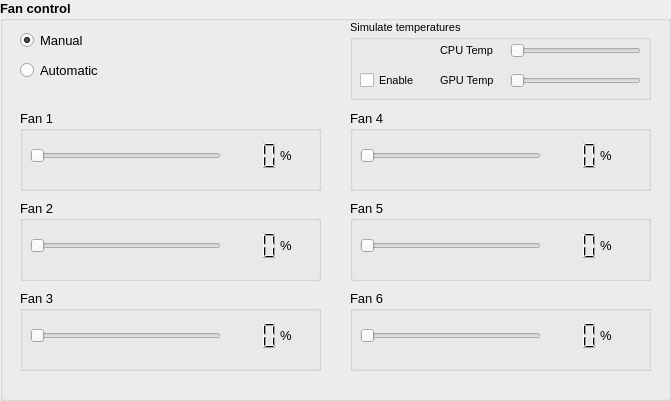
        <widget class="QGroupBox" name="groupBoxFanControl">
         <property name="geometry">
          <rect>
           <x>10</x>
           <y>220</y>
           <width>671</width>
           <height>401</height>
          </rect>
         </property>
         <property name="font">
          <font>
           <pointsize>10</pointsize>
           <weight>75</weight>
           <bold>true</bold>
          </font>
         </property>
         <property name="title">
          <string>Fan control</string>
         </property>
         <widget class="QRadioButton" name="radioButtonManual">
          <property name="geometry">
           <rect>
            <x>20</x>
            <y>30</y>
            <width>131</width>
            <height>20</height>
           </rect>
          </property>
          <property name="font">
           <font>
            <pointsize>10</pointsize>
            <weight>50</weight>
            <bold>false</bold>
           </font>
          </property>
          <property name="text">
           <string>Manual</string>
          </property>
          <property name="checked">
           <bool>true</bool>
          </property>
         </widget>
         <widget class="QRadioButton" name="radioButtonAutomatic">
          <property name="enabled">
           <bool>true</bool>
          </property>
          <property name="geometry">
           <rect>
            <x>20</x>
            <y>50</y>
            <width>141</width>
            <height>41</height>
           </rect>
          </property>
          <property name="font">
           <font>
            <pointsize>10</pointsize>
            <weight>50</weight>
            <bold>false</bold>
           </font>
          </property>
          <property name="text">
           <string>Automatic</string>
          </property>
         </widget>
         <widget class="QGroupBox" name="groupBoxFan1">
          <property name="geometry">
           <rect>
            <x>20</x>
            <y>110</y>
            <width>301</width>
            <height>81</height>
           </rect>
          </property>
          <property name="font">
           <font>
            <pointsize>10</pointsize>
            <weight>50</weight>
            <bold>false</bold>
           </font>
          </property>
          <property name="title">
           <string>Fan 1</string>
          </property>
          <widget class="QLabel" name="label_152">
           <property name="geometry">
            <rect>
             <x>260</x>
             <y>30</y>
             <width>21</width>
             <height>31</height>
            </rect>
           </property>
           <property name="font">
            <font>
             <pointsize>10</pointsize>
            </font>
           </property>
           <property name="text">
            <string>%</string>
           </property>
          </widget>
          <widget class="QSlider" name="horizontalSliderFan1">
           <property name="geometry">
            <rect>
             <x>10</x>
             <y>30</y>
             <width>191</width>
             <height>31</height>
            </rect>
           </property>
           <property name="maximum">
            <number>100</number>
           </property>
           <property name="singleStep">
            <number>1</number>
           </property>
           <property name="pageStep">
            <number>5</number>
           </property>
           <property name="value">
            <number>0</number>
           </property>
           <property name="orientation">
            <enum>Qt::Horizontal</enum>
           </property>
           <property name="tickPosition">
            <enum>QSlider::NoTicks</enum>
           </property>
           <property name="tickInterval">
            <number>0</number>
           </property>
          </widget>
          <widget class="QLCDNumber" name="lcdNumberFan1">
           <property name="geometry">
            <rect>
             <x>210</x>
             <y>30</y>
             <width>51</width>
             <height>31</height>
            </rect>
           </property>
           <property name="font">
            <font>
             <weight>50</weight>
             <bold>false</bold>
            </font>
           </property>
           <property name="frameShape">
            <enum>QFrame::NoFrame</enum>
           </property>
           <property name="digitCount">
            <number>3</number>
           </property>
           <property name="value" stdset="0">
            <double>0.000000000000000</double>
           </property>
           <property name="intValue" stdset="0">
            <number>0</number>
           </property>
          </widget>
         </widget>
         <widget class="QGroupBox" name="groupBoxFan2">
          <property name="geometry">
           <rect>
            <x>20</x>
            <y>200</y>
            <width>301</width>
            <height>81</height>
           </rect>
          </property>
          <property name="font">
           <font>
            <pointsize>10</pointsize>
            <weight>50</weight>
            <bold>false</bold>
           </font>
          </property>
          <property name="title">
           <string>Fan 2</string>
          </property>
          <widget class="QLabel" name="label_153">
           <property name="geometry">
            <rect>
             <x>260</x>
             <y>30</y>
             <width>21</width>
             <height>31</height>
            </rect>
           </property>
           <property name="font">
            <font>
             <pointsize>10</pointsize>
            </font>
           </property>
           <property name="text">
            <string>%</string>
           </property>
          </widget>
          <widget class="QSlider" name="horizontalSliderFan2">
           <property name="geometry">
            <rect>
             <x>10</x>
             <y>30</y>
             <width>191</width>
             <height>31</height>
            </rect>
           </property>
           <property name="maximum">
            <number>100</number>
           </property>
           <property name="singleStep">
            <number>1</number>
           </property>
           <property name="pageStep">
            <number>5</number>
           </property>
           <property name="value">
            <number>0</number>
           </property>
           <property name="orientation">
            <enum>Qt::Horizontal</enum>
           </property>
          </widget>
          <widget class="QLCDNumber" name="lcdNumberFan2">
           <property name="geometry">
            <rect>
             <x>210</x>
             <y>30</y>
             <width>51</width>
             <height>31</height>
            </rect>
           </property>
           <property name="font">
            <font>
             <weight>50</weight>
             <bold>false</bold>
            </font>
           </property>
           <property name="frameShape">
            <enum>QFrame::NoFrame</enum>
           </property>
           <property name="digitCount">
            <number>3</number>
           </property>
           <property name="value" stdset="0">
            <double>0.000000000000000</double>
           </property>
           <property name="intValue" stdset="0">
            <number>0</number>
           </property>
          </widget>
         </widget>
         <widget class="QGroupBox" name="groupBoxFan3">
          <property name="geometry">
           <rect>
            <x>20</x>
            <y>290</y>
            <width>301</width>
            <height>81</height>
           </rect>
          </property>
          <property name="font">
           <font>
            <pointsize>10</pointsize>
            <weight>50</weight>
            <bold>false</bold>
           </font>
          </property>
          <property name="title">
           <string>Fan 3</string>
          </property>
          <widget class="QLabel" name="label_154">
           <property name="geometry">
            <rect>
             <x>260</x>
             <y>30</y>
             <width>55</width>
             <height>31</height>
            </rect>
           </property>
           <property name="font">
            <font>
             <pointsize>10</pointsize>
            </font>
           </property>
           <property name="text">
            <string>%</string>
           </property>
          </widget>
          <widget class="QSlider" name="horizontalSliderFan3">
           <property name="geometry">
            <rect>
             <x>10</x>
             <y>30</y>
             <width>191</width>
             <height>31</height>
            </rect>
           </property>
           <property name="maximum">
            <number>100</number>
           </property>
           <property name="singleStep">
            <number>1</number>
           </property>
           <property name="pageStep">
            <number>5</number>
           </property>
           <property name="value">
            <number>0</number>
           </property>
           <property name="orientation">
            <enum>Qt::Horizontal</enum>
           </property>
          </widget>
          <widget class="QLCDNumber" name="lcdNumberFan3">
           <property name="geometry">
            <rect>
             <x>210</x>
             <y>30</y>
             <width>51</width>
             <height>31</height>
            </rect>
           </property>
           <property name="font">
            <font>
             <weight>50</weight>
             <bold>false</bold>
            </font>
           </property>
           <property name="frameShape">
            <enum>QFrame::NoFrame</enum>
           </property>
           <property name="digitCount">
            <number>3</number>
           </property>
           <property name="value" stdset="0">
            <double>0.000000000000000</double>
           </property>
           <property name="intValue" stdset="0">
            <number>0</number>
           </property>
          </widget>
         </widget>
         <widget class="QGroupBox" name="groupBoxFan4">
          <property name="geometry">
           <rect>
            <x>350</x>
            <y>110</y>
            <width>301</width>
            <height>81</height>
           </rect>
          </property>
          <property name="font">
           <font>
            <pointsize>10</pointsize>
            <weight>50</weight>
            <bold>false</bold>
           </font>
          </property>
          <property name="title">
           <string>Fan 4</string>
          </property>
          <widget class="QLabel" name="label_158">
           <property name="geometry">
            <rect>
             <x>250</x>
             <y>30</y>
             <width>55</width>
             <height>31</height>
            </rect>
           </property>
           <property name="font">
            <font>
             <pointsize>10</pointsize>
            </font>
           </property>
           <property name="text">
            <string>%</string>
           </property>
          </widget>
          <widget class="QSlider" name="horizontalSliderFan4">
           <property name="geometry">
            <rect>
             <x>10</x>
             <y>30</y>
             <width>181</width>
             <height>31</height>
            </rect>
           </property>
           <property name="maximum">
            <number>100</number>
           </property>
           <property name="singleStep">
            <number>1</number>
           </property>
           <property name="pageStep">
            <number>5</number>
           </property>
           <property name="value">
            <number>0</number>
           </property>
           <property name="orientation">
            <enum>Qt::Horizontal</enum>
           </property>
          </widget>
          <widget class="QLCDNumber" name="lcdNumberFan4">
           <property name="geometry">
            <rect>
             <x>200</x>
             <y>30</y>
             <width>51</width>
             <height>31</height>
            </rect>
           </property>
           <property name="font">
            <font>
             <weight>50</weight>
             <bold>false</bold>
            </font>
           </property>
           <property name="frameShape">
            <enum>QFrame::NoFrame</enum>
           </property>
           <property name="digitCount">
            <number>3</number>
           </property>
           <property name="value" stdset="0">
            <double>0.000000000000000</double>
           </property>
           <property name="intValue" stdset="0">
            <number>0</number>
           </property>
          </widget>
         </widget>
         <widget class="QGroupBox" name="groupBoxFan6">
          <property name="geometry">
           <rect>
            <x>350</x>
            <y>290</y>
            <width>301</width>
            <height>81</height>
           </rect>
          </property>
          <property name="font">
           <font>
            <pointsize>10</pointsize>
            <weight>50</weight>
            <bold>false</bold>
           </font>
          </property>
          <property name="title">
           <string>Fan 6</string>
          </property>
          <widget class="QLabel" name="label_159">
           <property name="geometry">
            <rect>
             <x>250</x>
             <y>30</y>
             <width>55</width>
             <height>31</height>
            </rect>
           </property>
           <property name="font">
            <font>
             <pointsize>10</pointsize>
            </font>
           </property>
           <property name="text">
            <string>%</string>
           </property>
          </widget>
          <widget class="QSlider" name="horizontalSliderFan6">
           <property name="geometry">
            <rect>
             <x>10</x>
             <y>30</y>
             <width>181</width>
             <height>31</height>
            </rect>
           </property>
           <property name="maximum">
            <number>100</number>
           </property>
           <property name="singleStep">
            <number>1</number>
           </property>
           <property name="pageStep">
            <number>5</number>
           </property>
           <property name="value">
            <number>0</number>
           </property>
           <property name="orientation">
            <enum>Qt::Horizontal</enum>
           </property>
          </widget>
          <widget class="QLCDNumber" name="lcdNumberFan6">
           <property name="geometry">
            <rect>
             <x>200</x>
             <y>30</y>
             <width>51</width>
             <height>31</height>
            </rect>
           </property>
           <property name="font">
            <font>
             <weight>50</weight>
             <bold>false</bold>
            </font>
           </property>
           <property name="frameShape">
            <enum>QFrame::NoFrame</enum>
           </property>
           <property name="digitCount">
            <number>3</number>
           </property>
           <property name="value" stdset="0">
            <double>0.000000000000000</double>
           </property>
           <property name="intValue" stdset="0">
            <number>0</number>
           </property>
          </widget>
         </widget>
         <widget class="QGroupBox" name="groupBoxFan5">
          <property name="geometry">
           <rect>
            <x>350</x>
            <y>200</y>
            <width>301</width>
            <height>81</height>
           </rect>
          </property>
          <property name="font">
           <font>
            <pointsize>10</pointsize>
            <weight>50</weight>
            <bold>false</bold>
           </font>
          </property>
          <property name="title">
           <string>Fan 5</string>
          </property>
          <widget class="QLabel" name="label_160">
           <property name="geometry">
            <rect>
             <x>250</x>
             <y>30</y>
             <width>55</width>
             <height>31</height>
            </rect>
           </property>
           <property name="font">
            <font>
             <pointsize>10</pointsize>
            </font>
           </property>
           <property name="text">
            <string>%</string>
           </property>
          </widget>
          <widget class="QSlider" name="horizontalSliderFan5">
           <property name="geometry">
            <rect>
             <x>10</x>
             <y>30</y>
             <width>181</width>
             <height>31</height>
            </rect>
           </property>
           <property name="maximum">
            <number>100</number>
           </property>
           <property name="singleStep">
            <number>1</number>
           </property>
           <property name="pageStep">
            <number>5</number>
           </property>
           <property name="value">
            <number>0</number>
           </property>
           <property name="orientation">
            <enum>Qt::Horizontal</enum>
           </property>
          </widget>
          <widget class="QLCDNumber" name="lcdNumberFan5">
           <property name="geometry">
            <rect>
             <x>200</x>
             <y>30</y>
             <width>51</width>
             <height>31</height>
            </rect>
           </property>
           <property name="font">
            <font>
             <weight>50</weight>
             <bold>false</bold>
            </font>
           </property>
           <property name="frameShape">
            <enum>QFrame::NoFrame</enum>
           </property>
           <property name="digitCount">
            <number>3</number>
           </property>
           <property name="value" stdset="0">
            <double>0.000000000000000</double>
           </property>
           <property name="intValue" stdset="0">
            <number>0</number>
           </property>
          </widget>
         </widget>
         <widget class="QGroupBox" name="groupBoxSimulateTemperatures">
          <property name="enabled">
           <bool>true</bool>
          </property>
          <property name="geometry">
           <rect>
            <x>350</x>
            <y>20</y>
            <width>301</width>
            <height>80</height>
           </rect>
          </property>
          <property name="font">
           <font>
            <pointsize>8</pointsize>
            <weight>50</weight>
            <bold>false</bold>
           </font>
          </property>
          <property name="title">
           <string>Simulate temperatures</string>
          </property>
          <widget class="QCheckBox" name="checkBoxSimulateTemp">
           <property name="geometry">
            <rect>
             <x>10</x>
             <y>50</y>
             <width>81</width>
             <height>21</height>
            </rect>
           </property>
           <property name="font">
            <font>
             <pointsize>8</pointsize>
            </font>
           </property>
           <property name="text">
            <string>Enable</string>
           </property>
          </widget>
          <widget class="QSlider" name="horizontalSliderCPUTemp">
           <property name="geometry">
            <rect>
             <x>160</x>
             <y>20</y>
             <width>131</width>
             <height>22</height>
            </rect>
           </property>
           <property name="maximum">
            <number>100</number>
           </property>
           <property name="orientation">
            <enum>Qt::Horizontal</enum>
           </property>
          </widget>
          <widget class="QSlider" name="horizontalSliderGPUTemp">
           <property name="geometry">
            <rect>
             <x>160</x>
             <y>50</y>
             <width>131</width>
             <height>22</height>
            </rect>
           </property>
           <property name="maximum">
            <number>100</number>
           </property>
           <property name="orientation">
            <enum>Qt::Horizontal</enum>
           </property>
          </widget>
          <widget class="QLabel" name="labelCPU">
           <property name="geometry">
            <rect>
             <x>90</x>
             <y>20</y>
             <width>61</width>
             <height>21</height>
            </rect>
           </property>
           <property name="font">
            <font>
             <pointsize>8</pointsize>
            </font>
           </property>
           <property name="text">
            <string>CPU Temp</string>
           </property>
          </widget>
          <widget class="QLabel" name="labelGPU">
           <property name="geometry">
            <rect>
             <x>90</x>
             <y>50</y>
             <width>61</width>
             <height>21</height>
            </rect>
           </property>
           <property name="font">
            <font>
             <pointsize>8</pointsize>
            </font>
           </property>
           <property name="text">
            <string>GPU Temp</string>
           </property>
          </widget>
         </widget>
        </widget>
